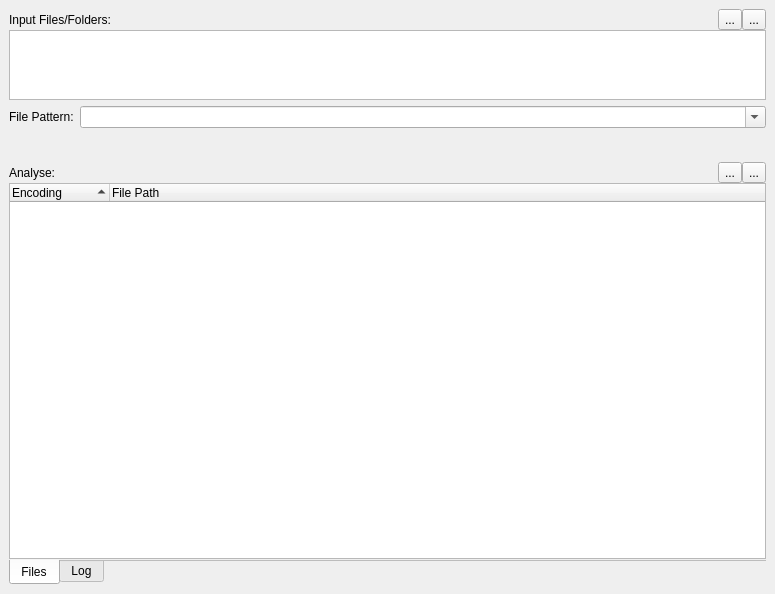
<?xml version="1.0" encoding="UTF-8"?>
<ui version="4.0">
 <class>CassoletteMainWindow</class>
 <widget class="QMainWindow" name="CassoletteMainWindow">
  <property name="geometry">
   <rect>
    <x>0</x>
    <y>0</y>
    <width>775</width>
    <height>594</height>
   </rect>
  </property>
  <property name="windowTitle">
   <string>Cassolette</string>
  </property>
  <widget class="QWidget" name="centralwidget">
   <layout class="QVBoxLayout" name="verticalLayout_3">
    <property name="leftMargin">
     <number>0</number>
    </property>
    <property name="topMargin">
     <number>0</number>
    </property>
    <property name="rightMargin">
     <number>0</number>
    </property>
    <property name="bottomMargin">
     <number>0</number>
    </property>
    <item>
     <widget class="QWidget" name="inputWidget" native="true">
      <property name="sizePolicy">
       <sizepolicy hsizetype="Preferred" vsizetype="Preferred">
        <horstretch>0</horstretch>
        <verstretch>3</verstretch>
       </sizepolicy>
      </property>
      <layout class="QGridLayout" name="gridLayout">
       <item row="0" column="0" colspan="2">
        <layout class="QVBoxLayout" name="verticalLayout">
         <property name="spacing">
          <number>0</number>
         </property>
         <item>
          <layout class="QHBoxLayout" name="horizontalLayout">
           <item>
            <widget class="QLabel" name="label">
             <property name="text">
              <string>Input Files/Folders:</string>
             </property>
            </widget>
           </item>
           <item>
            <spacer name="horizontalSpacer">
             <property name="orientation">
              <enum>Qt::Horizontal</enum>
             </property>
             <property name="sizeHint" stdset="0">
              <size>
               <width>40</width>
               <height>20</height>
              </size>
             </property>
            </spacer>
           </item>
           <item>
            <widget class="QToolButton" name="addFilesBtn">
             <property name="toolTip">
              <string>Add Input Files</string>
             </property>
             <property name="text">
              <string>...</string>
             </property>
             <property name="icon">
              <iconset>
               <normaloff>:/images/document-new.png</normaloff>:/images/document-new.png</iconset>
             </property>
             <property name="iconSize">
              <size>
               <width>24</width>
               <height>24</height>
              </size>
             </property>
            </widget>
           </item>
           <item>
            <widget class="QToolButton" name="addFolderBtn">
             <property name="toolTip">
              <string>Add Folder</string>
             </property>
             <property name="text">
              <string>...</string>
             </property>
             <property name="icon">
              <iconset>
               <normaloff>:/images/folder-new.png</normaloff>:/images/folder-new.png</iconset>
             </property>
             <property name="iconSize">
              <size>
               <width>24</width>
               <height>24</height>
              </size>
             </property>
            </widget>
           </item>
          </layout>
         </item>
         <item>
          <widget class="EditableListWidget" name="inputListWidget">
           <property name="iconSize">
            <size>
             <width>20</width>
             <height>20</height>
            </size>
           </property>
          </widget>
         </item>
        </layout>
       </item>
       <item row="1" column="0">
        <widget class="QLabel" name="label_3">
         <property name="text">
          <string>File Pattern:</string>
         </property>
        </widget>
       </item>
       <item row="1" column="1">
        <widget class="QComboBox" name="filePatternCombo">
         <property name="sizePolicy">
          <sizepolicy hsizetype="Preferred" vsizetype="Fixed">
           <horstretch>2</horstretch>
           <verstretch>0</verstretch>
          </sizepolicy>
         </property>
         <property name="editable">
          <bool>true</bool>
         </property>
        </widget>
       </item>
      </layout>
     </widget>
    </item>
    <item>
     <spacer name="verticalSpacer">
      <property name="orientation">
       <enum>Qt::Vertical</enum>
      </property>
      <property name="sizeType">
       <enum>QSizePolicy::Fixed</enum>
      </property>
      <property name="sizeHint" stdset="0">
       <size>
        <width>5</width>
        <height>10</height>
       </size>
      </property>
     </spacer>
    </item>
    <item>
     <widget class="QWidget" name="analyseWidget" native="true">
      <property name="sizePolicy">
       <sizepolicy hsizetype="Preferred" vsizetype="Preferred">
        <horstretch>0</horstretch>
        <verstretch>10</verstretch>
       </sizepolicy>
      </property>
      <layout class="QVBoxLayout" name="verticalLayout_2">
       <property name="spacing">
        <number>0</number>
       </property>
       <item>
        <layout class="QHBoxLayout" name="horizontalLayout_2">
         <item>
          <widget class="QLabel" name="label_2">
           <property name="text">
            <string>Analyse:</string>
           </property>
          </widget>
         </item>
         <item>
          <spacer name="horizontalSpacer_2">
           <property name="orientation">
            <enum>Qt::Horizontal</enum>
           </property>
           <property name="sizeHint" stdset="0">
            <size>
             <width>40</width>
             <height>20</height>
            </size>
           </property>
          </spacer>
         </item>
         <item>
          <widget class="QToolButton" name="runAnalyseBtn">
           <property name="toolTip">
            <string>Run Analyse</string>
           </property>
           <property name="text">
            <string>...</string>
           </property>
           <property name="icon">
            <iconset>
             <normaloff>:/images/document-edit-verify.png</normaloff>:/images/document-edit-verify.png</iconset>
           </property>
           <property name="iconSize">
            <size>
             <width>24</width>
             <height>24</height>
            </size>
           </property>
          </widget>
         </item>
         <item>
          <widget class="QToolButton" name="convertCharsetBtn">
           <property name="toolTip">
            <string>Convert Character Set of Selected Files</string>
           </property>
           <property name="text">
            <string>...</string>
           </property>
           <property name="icon">
            <iconset>
             <normaloff>:/images/run-build-file.png</normaloff>:/images/run-build-file.png</iconset>
           </property>
           <property name="iconSize">
            <size>
             <width>24</width>
             <height>24</height>
            </size>
           </property>
          </widget>
         </item>
        </layout>
       </item>
       <item>
        <widget class="QTabWidget" name="tabWidget">
         <property name="tabPosition">
          <enum>QTabWidget::South</enum>
         </property>
         <property name="currentIndex">
          <number>0</number>
         </property>
         <property name="documentMode">
          <bool>true</bool>
         </property>
         <widget class="QWidget" name="pageFiles">
          <attribute name="title">
           <string>Files</string>
          </attribute>
          <layout class="QVBoxLayout" name="verticalLayout_4">
           <property name="leftMargin">
            <number>0</number>
           </property>
           <property name="topMargin">
            <number>0</number>
           </property>
           <property name="rightMargin">
            <number>0</number>
           </property>
           <property name="bottomMargin">
            <number>0</number>
           </property>
           <item>
            <widget class="QTreeWidget" name="analyseTreeWidget">
             <property name="selectionMode">
              <enum>QAbstractItemView::ExtendedSelection</enum>
             </property>
             <property name="rootIsDecorated">
              <bool>false</bool>
             </property>
             <property name="sortingEnabled">
              <bool>true</bool>
             </property>
             <property name="columnCount">
              <number>2</number>
             </property>
             <column>
              <property name="text">
               <string>Encoding</string>
              </property>
             </column>
             <column>
              <property name="text">
               <string>File Path</string>
              </property>
             </column>
            </widget>
           </item>
          </layout>
         </widget>
         <widget class="LogWidget" name="pageLog">
          <attribute name="title">
           <string>Log</string>
          </attribute>
         </widget>
        </widget>
       </item>
      </layout>
     </widget>
    </item>
   </layout>
  </widget>
  <widget class="QMenuBar" name="menubar">
   <property name="geometry">
    <rect>
     <x>0</x>
     <y>0</y>
     <width>775</width>
     <height>21</height>
    </rect>
   </property>
  </widget>
 </widget>
 <customwidgets>
  <customwidget>
   <class>EditableListWidget</class>
   <extends>QListWidget</extends>
   <header>editable_list_widget.h</header>
  </customwidget>
  <customwidget>
   <class>LogWidget</class>
   <extends>QWidget</extends>
   <header>log_widget.h</header>
   <container>1</container>
  </customwidget>
 </customwidgets>
 <resources/>
 <connections/>
</ui>
